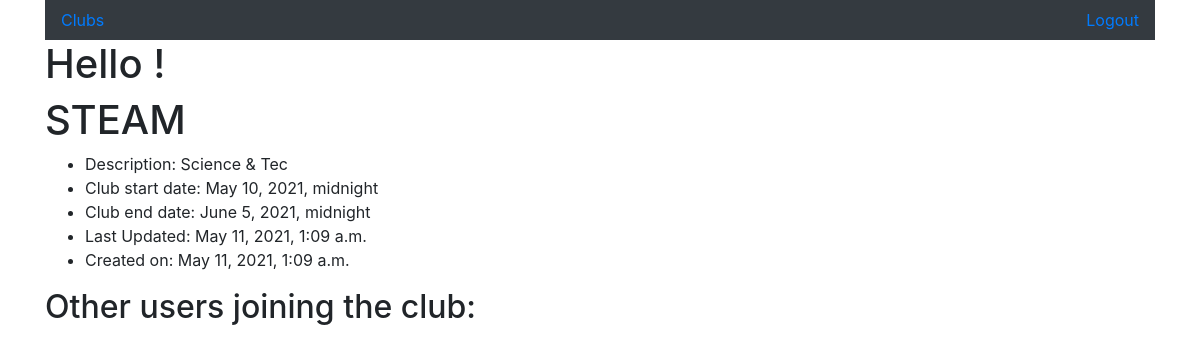
The app's page /clubs/5, older data.
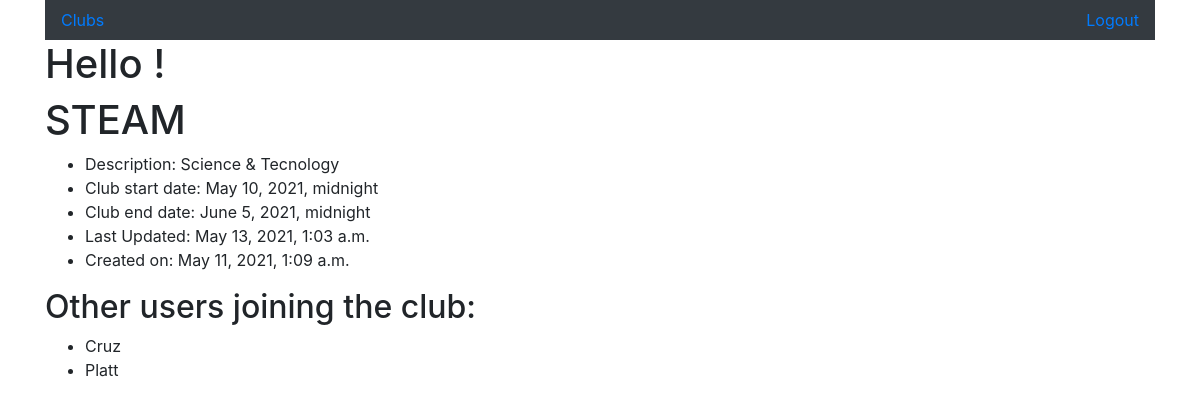
The same page, newer data.
### clubapp/models.py (models this page shows)
class Club(models.Model):
    name = models.CharField(max_length=255)
    desc = models.TextField()
    date_start = models.DateTimeField()
    date_end = models.DateTimeField()
    owner = models.ForeignKey(User, related_name = "clubs",on_delete=models.CASCADE)
    joined = models.ManyToManyField(User, related_name = "joined_clubs")
    created_at = models.DateTimeField(auto_now_add=True)
    updated_at = models.DateTimeField(auto_now=True)
    objects= ClubManager()

class User(models.Model):
    first_name = models.CharField(max_length=45)
    last_name = models.CharField(max_length=45)
    email = models.EmailField(unique=True)
    password = models.CharField(max_length=255)
    objects = UserManager()

### clubapp/views.py (the view)
# urls.py: path('clubs/<int:id>', views.show),
def show(request, id):
    club=Club.objects.get(id=id)
    context={
        'club':Club.objects.get(id=id)
    }
    return render(request,"display.html",context)

### clubapp/templates/display.html
{% extends "base.html" %}
{% block content %}
    <h1>{{club.name}}</h1>
    <ul>
        <li>Description: {{ club.desc }}</li>
        <li>Club start date: {{ club.date_start }}</li>
        <li>Club end date: {{ club.date_end }}</li>
        <li>Last Updated: {{club.updated_at}}</li>
        <li>Created on: {{ club.created_at }}</li>
    </ul>
    <h2>Other users joining the club:</h2>
            <ul>
                {% for member in club.joined.all %}
                    <li>{{ member.first_name }}</li>
                {% endfor %}
            </ul>
{% endblock content %}

Row changes from the older to the newer data that the page shows:
changed Club "STEAM": desc "Science & Tec" → "Science & Tecnology"; updated_at "May 11, 2021, 1:09 a.m." → "May 13, 2021, 1:03 a.m."
added User: first_name "Cruz"
added User: first_name "Platt"
